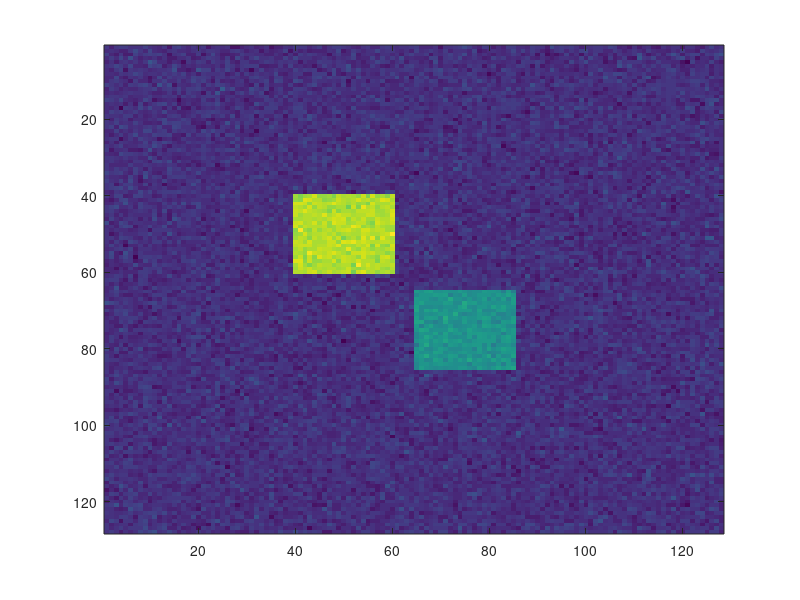

Recreate this plot in MATLAB. (Note: this script raises an error after producing the figure.)
cd 'C:\Users\duzun\OneDrive\Masaüstü\SKULE\BME595 Medical Imaging\Lab 1'
load mr_lab

%PART 2 - IMAGE CONTRAST
%Generate an image containing both objects
I3 = I1+I2;
I3 = I3+randn(size(I3)).*5; %Add Gaussian noise of 5
imagesc(I3);

%Q1
y=imcrop(); %crop top left (yellow) box - I1
t=imcrop(); %crop bottom right (teal) box - I2
b=imcrop(); %crop blue area (noise)

%Calculate the means
y_mean = mean2(y); %I1
t_mean = mean2(t); %I2

%Calculate the standard deviation of the noise
b_std = std2(b);

%SNR - Signal to Noise Ratio of each square
y_snr = y_mean/b_std;
t_snr = t_mean/b_std;

%CNR - Contrast to Noise Ratio of each square
cnr = (y_mean - t_mean)/b_std;

%--------------------------------------------------------------------

%Q2
%Generate T2-weighted Images at 10ms and 50ms, for TE = 20ms
I4 = I1 * exp(-20/10); %T2 = 10ms 
I5 = I2 * exp(-20/50); %T2 = 50ms
imagesc(I4);
imagesc(I5);

%Image containing both
I6 = I4 + I5;
I6 = I6+randn(size(I3)).*5;
imagesc(I6);

y2=imcrop(); %crop top left (teal) box - I4
t2=imcrop(); %crop bottom right (yellow) box - I5
b2=imcrop(); %crop noise

%Calculate the means
y2_mean = mean2(y2); %I4
t2_mean = mean2(t2); %I5

%Calculate the standard deviation of the noise
b2_std = std2(b2);

%SNR
y2_snr = y2_mean/b2_std;
t2_snr = t2_mean/b2_std;

%CNR
cnr2 = (t2_mean - y2_mean)/b2_std;

%---------------------------------------------------------------------

%Q3 
PA = 100; %proton density of I1 & I4 (top left box)
PB = 50; %proton denstiy of I2 & I5 (bottom right box)

T2_A = 10; %T2 value of I1 & I4
T2_B = 50; %T2 value of I2 & I5

%To produce zero contrast - TE = 8.6643ms
I7 = I1 * exp(-8.6643/10);
I8 = I2 * exp(-8.6643/50);

I9 = I7 + I8;
I9 = I9+randn(size(I3)).*5;
imagesc(I9);




